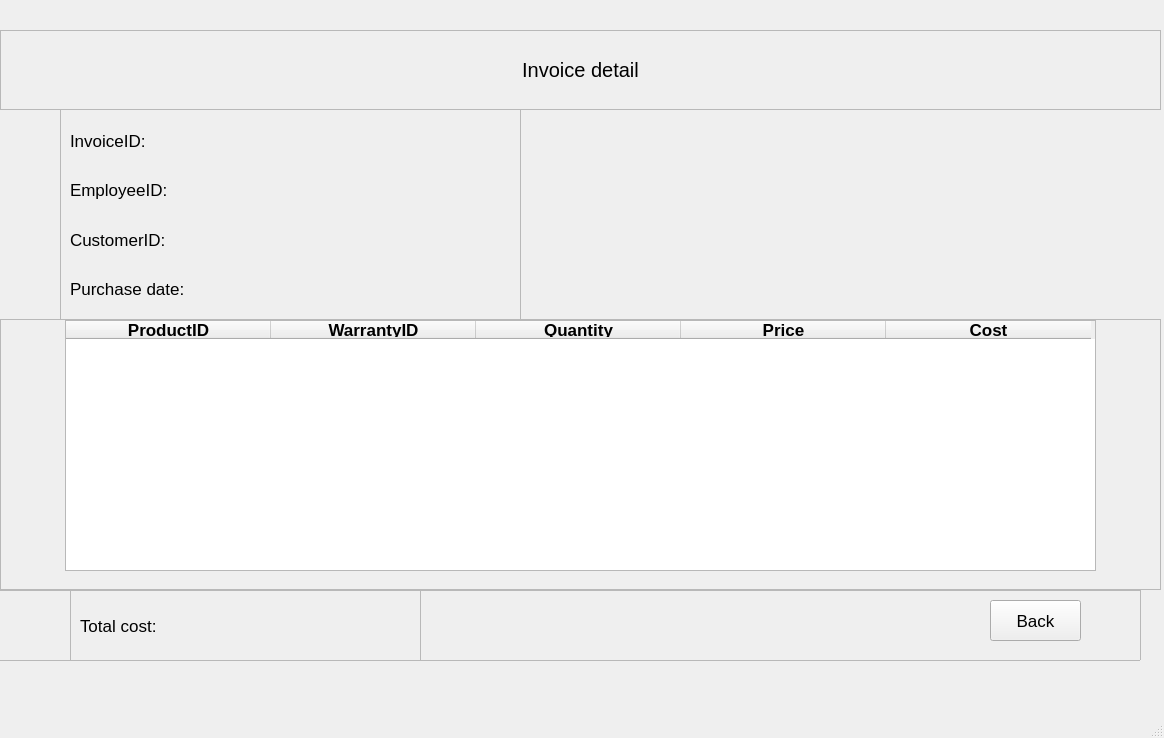
<?xml version="1.0" encoding="UTF-8"?>
<ui version="4.0">
 <class>InvoiceDetail</class>
 <widget class="QMainWindow" name="InvoiceDetail">
  <property name="geometry">
   <rect>
    <x>0</x>
    <y>0</y>
    <width>1164</width>
    <height>738</height>
   </rect>
  </property>
  <property name="font">
   <font>
    <pointsize>13</pointsize>
   </font>
  </property>
  <property name="windowTitle">
   <string>MainWindow</string>
  </property>
  <widget class="QWidget" name="centralwidget">
   <widget class="QFrame" name="frame">
    <property name="geometry">
     <rect>
      <x>0</x>
      <y>30</y>
      <width>1161</width>
      <height>80</height>
     </rect>
    </property>
    <property name="frameShape">
     <enum>QFrame::StyledPanel</enum>
    </property>
    <property name="frameShadow">
     <enum>QFrame::Raised</enum>
    </property>
    <widget class="QLabel" name="label">
     <property name="geometry">
      <rect>
       <x>0</x>
       <y>-1</y>
       <width>1161</width>
       <height>81</height>
      </rect>
     </property>
     <property name="font">
      <font>
       <pointsize>15</pointsize>
      </font>
     </property>
     <property name="text">
      <string>Invoice detail</string>
     </property>
     <property name="alignment">
      <set>Qt::AlignCenter</set>
     </property>
    </widget>
   </widget>
   <widget class="QFrame" name="frame_2">
    <property name="geometry">
     <rect>
      <x>60</x>
      <y>109</y>
      <width>461</width>
      <height>211</height>
     </rect>
    </property>
    <property name="frameShape">
     <enum>QFrame::StyledPanel</enum>
    </property>
    <property name="frameShadow">
     <enum>QFrame::Raised</enum>
    </property>
    <layout class="QGridLayout" name="gridLayout">
     <item row="3" column="1">
      <widget class="QLabel" name="purchaseDate">
       <property name="text">
        <string/>
       </property>
      </widget>
     </item>
     <item row="1" column="0">
      <widget class="QLabel" name="label_3">
       <property name="text">
        <string>EmployeeID:</string>
       </property>
      </widget>
     </item>
     <item row="0" column="0">
      <widget class="QLabel" name="label_2">
       <property name="text">
        <string>InvoiceID:</string>
       </property>
      </widget>
     </item>
     <item row="0" column="1">
      <widget class="QLabel" name="invoiceID">
       <property name="text">
        <string/>
       </property>
      </widget>
     </item>
     <item row="3" column="0">
      <widget class="QLabel" name="label_4">
       <property name="text">
        <string>Purchase date:</string>
       </property>
      </widget>
     </item>
     <item row="1" column="1">
      <widget class="QLabel" name="employeeID">
       <property name="text">
        <string/>
       </property>
      </widget>
     </item>
     <item row="2" column="0">
      <widget class="QLabel" name="label_5">
       <property name="text">
        <string>CustomerID:</string>
       </property>
      </widget>
     </item>
     <item row="2" column="1">
      <widget class="QLabel" name="customerID">
       <property name="text">
        <string/>
       </property>
      </widget>
     </item>
    </layout>
   </widget>
   <widget class="QFrame" name="frame_3">
    <property name="geometry">
     <rect>
      <x>0</x>
      <y>319</y>
      <width>1161</width>
      <height>271</height>
     </rect>
    </property>
    <property name="frameShape">
     <enum>QFrame::StyledPanel</enum>
    </property>
    <property name="frameShadow">
     <enum>QFrame::Raised</enum>
    </property>
    <widget class="QTableWidget" name="table">
     <property name="geometry">
      <rect>
       <x>65</x>
       <y>1</y>
       <width>1031</width>
       <height>251</height>
      </rect>
     </property>
     <attribute name="horizontalHeaderDefaultSectionSize">
      <number>205</number>
     </attribute>
     <column>
      <property name="text">
       <string>ProductID</string>
      </property>
      <property name="font">
       <font>
        <weight>75</weight>
        <bold>true</bold>
       </font>
      </property>
      <property name="textAlignment">
       <set>AlignCenter</set>
      </property>
     </column>
     <column>
      <property name="text">
       <string>WarrantyID</string>
      </property>
      <property name="font">
       <font>
        <weight>75</weight>
        <bold>true</bold>
       </font>
      </property>
      <property name="textAlignment">
       <set>AlignCenter</set>
      </property>
     </column>
     <column>
      <property name="text">
       <string>Quantity</string>
      </property>
      <property name="font">
       <font>
        <weight>75</weight>
        <bold>true</bold>
       </font>
      </property>
      <property name="textAlignment">
       <set>AlignCenter</set>
      </property>
     </column>
     <column>
      <property name="text">
       <string>Price</string>
      </property>
      <property name="font">
       <font>
        <weight>75</weight>
        <bold>true</bold>
       </font>
      </property>
      <property name="textAlignment">
       <set>AlignCenter</set>
      </property>
     </column>
     <column>
      <property name="text">
       <string>Cost</string>
      </property>
      <property name="font">
       <font>
        <weight>75</weight>
        <bold>true</bold>
       </font>
      </property>
      <property name="textAlignment">
       <set>AlignCenter</set>
      </property>
     </column>
    </widget>
   </widget>
   <widget class="QFrame" name="frame_4">
    <property name="geometry">
     <rect>
      <x>-20</x>
      <y>590</y>
      <width>1161</width>
      <height>71</height>
     </rect>
    </property>
    <property name="frameShape">
     <enum>QFrame::StyledPanel</enum>
    </property>
    <property name="frameShadow">
     <enum>QFrame::Raised</enum>
    </property>
    <widget class="QFrame" name="frame_5">
     <property name="geometry">
      <rect>
       <x>90</x>
       <y>0</y>
       <width>351</width>
       <height>71</height>
      </rect>
     </property>
     <property name="frameShape">
      <enum>QFrame::StyledPanel</enum>
     </property>
     <property name="frameShadow">
      <enum>QFrame::Raised</enum>
     </property>
     <layout class="QGridLayout" name="gridLayout_2">
      <item row="0" column="0">
       <widget class="QLabel" name="label_8">
        <property name="text">
         <string>Total cost:</string>
        </property>
       </widget>
      </item>
      <item row="0" column="1">
       <widget class="QLabel" name="totalCost">
        <property name="text">
         <string/>
        </property>
       </widget>
      </item>
     </layout>
    </widget>
    <widget class="QPushButton" name="back">
     <property name="geometry">
      <rect>
       <x>1010</x>
       <y>10</y>
       <width>91</width>
       <height>41</height>
      </rect>
     </property>
     <property name="text">
      <string>Back</string>
     </property>
    </widget>
   </widget>
  </widget>
  <widget class="QMenuBar" name="menubar">
   <property name="geometry">
    <rect>
     <x>0</x>
     <y>0</y>
     <width>1164</width>
     <height>26</height>
    </rect>
   </property>
  </widget>
  <widget class="QStatusBar" name="statusbar"/>
 </widget>
 <resources/>
 <connections/>
</ui>
